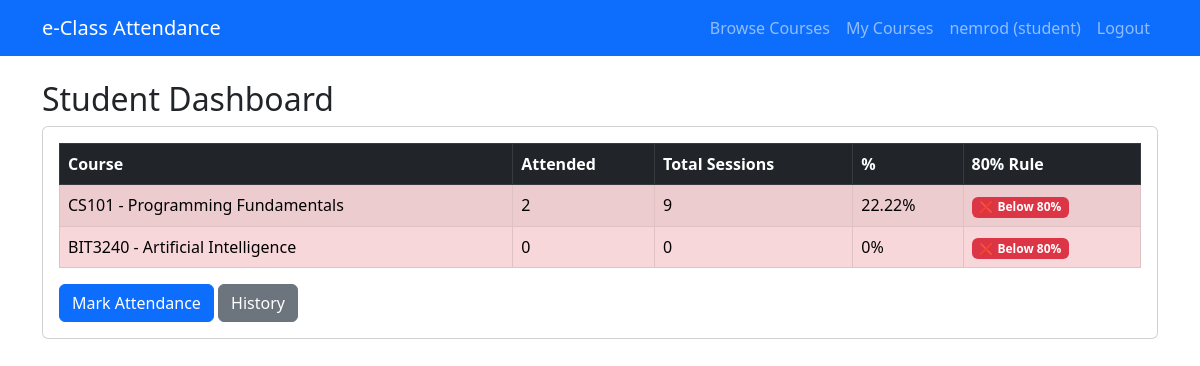
The page /dashboard/ (signed in) on the database its author committed.
### attendance/models.py (models this page shows, shortened)
class User(AbstractUser):
    ROLE_CHOICES = (
        ('student', 'Student'),
        ('lecturer', 'Lecturer'),
        ('admin', 'Faculty Admin'),
    )
    role = models.CharField(max_length=20, choices=ROLE_CHOICES, default='student')
    phone = models.CharField(max_length=15, blank=True)
    email = models.EmailField(blank=True, null=True)

class Course(models.Model):
    code = models.CharField(max_length=20, unique=True)
    name = models.CharField(max_length=100)
    lecturer = models.ForeignKey(User, on_delete=models.SET_NULL, null=True, limit_choices_to={'role': 'lecturer'})
    students = models.ManyToManyField(User, related_name='courses', limit_choices_to={'role': 'student'})
    enrollment_open = models.BooleanField(default=True)
    auto_approve = models.BooleanField(default=False)
    description = models.TextField(blank=True)
    capacity = models.PositiveIntegerField(default=0)
    prerequisites = models.ManyToManyField('self', symmetrical=False, blank=True)

### attendance/views.py (the view, shortened to what this page needs)
# urls.py: path('dashboard/', views.dashboard, name='dashboard'),
@login_required
def dashboard(request):
    user = request.user
    if user.role == 'lecturer':
        active = AttendanceSession.objects.filter(lecturer=user, is_active=True)
        recent = AttendanceSession.objects.filter(lecturer=user).order_by('-start_time')[:5]
        return render(request, 'attendance/lecturer_dashboard.html', {'active_sessions': active, 'recent_sessions': recent})
    elif user.role == 'student':
        data = []
        for course in user.courses.all():
            total = AttendanceSession.objects.filter(course=course).count()
            attended = AttendanceRecord.objects.filter(student=user, session__course=course).count()
            percent = (attended / total * 100) if total else 0
            data.append({
                'course': course,
                'attended': attended,
                'total': total,
                'percent': round(percent, 2),
                'status': 'Compliant' if percent >= 80 else 'Below 80%'
            })
        return render(request, 'attendance/student_dashboard.html', {'data': data})

### attendance/templates/attendance/student_dashboard.html
{% extends 'base.html' %}
{% block content %}
<h2>Student Dashboard</h2>
<div class="card">
    <div class="card-body">
        <table class="table table-bordered table-striped">
            <thead class="table-dark">
                <tr><th>Course</th><th>Attended</th><th>Total Sessions</th><th>%</th><th>80% Rule</th></tr>
            </thead>
            <tbody>
                {% for item in data %}
                <tr class="{% if item.percent < 80 %}table-danger{% endif %}">
                    <td>{{ item.course.code }} - {{ item.course.name }}</td>
                    <td>{{ item.attended }}</td>
                    <td>{{ item.total }}</td>
                    <td>{{ item.percent }}%</td>
                    <td>
                        {% if item.percent >= 80 %}
                            <span class="badge bg-success">✅ Compliant</span>
                        {% else %}
                            <span class="badge bg-danger">❌ Below 80%</span>
                        {% endif %}
                    </td>
                </tr>
                {% empty %}
                <tr><td colspan="5">No courses enrolled.</td></tr>
                {% endfor %}
            </tbody>
        </table>
        <a href="{% url 'mark_attendance' %}" class="btn btn-primary"> Mark Attendance</a>
        <a href="{% url 'student_history' %}" class="btn btn-secondary"> History</a>
    </div>
</div>
{% endblock %}

### templates/base.html (shortened to what this page needs)
<!DOCTYPE html>
<html>
<head>
    <link href="https://cdn.jsdelivr.net/npm/bootstrap@5.3.0/dist/css/bootstrap.min.css" rel="stylesheet">
</head>
<body>
<nav class="navbar navbar-expand-lg navbar-dark bg-primary">
    <div class="container">
        <a class="navbar-brand" href="{% url 'dashboard' %}"> e-Class Attendance</a>
        <div class="collapse navbar-collapse" id="navbarNav">
            <ul class="navbar-nav ms-auto">
                {% if user.is_authenticated %}
                    {% if user.role == 'student' %}
                    <li class="nav-item">
                        <a class="nav-link" href="{% url 'browse_courses' %}">
                             Browse Courses
                        </a>
                    </li>
                    <li class="nav-item">
                        <a class="nav-link" href="{% url 'my_courses' %}">
                             My Courses
                        </a>
                    </li>
                    {% elif user.role == 'lecturer' %}
                    <li class="nav-item">
                        <a class="nav-link" href="{% url 'manage_enrollments' %}">
                            <i class="fas fa-users"></i> Enrollment Requests
                        </a>
                    </li>
                    {% elif user.role == 'admin' %}
                    <li class="nav-item">
                        <a class="nav-link" href="{% url 'all_enrollments' %}">
                            <i class="fas fa-chart-line"></i> All Enrollments
                        </a>
                    </li>
                    {% endif %}
                    <li class="nav-item">
                        <span class="nav-link">{{ user.username }} ({{ user.role }})</span>
                    </li>
                    <li class="nav-item">
                        <a class="nav-link" href="{% url 'logout' %}">
                             Logout
                        </a>
                    </li>
                {% endif %}
            </ul>
        </div>
    </div>
</nav>
<div class="container mt-4">
    {% block content %}{% endblock %}
</div>
</body>
</html>

### rows shown on the page
User: username "nemrod", role "student"
Course: course.code "CS101", course.name "Programming Fundamentals", attended "2", total "9", percent "22.22"
Course: course.code "BIT3240", course.name "Artificial Intelligence", attended "0", total "0", percent "0"
